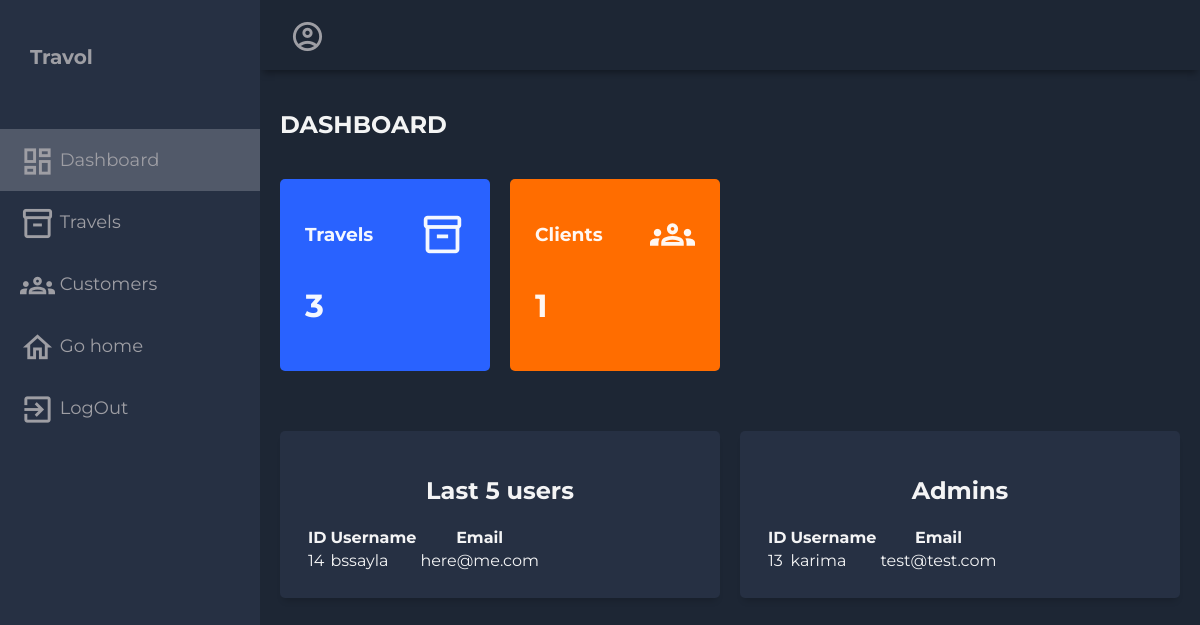
Before: /administrator/ with the older database file.
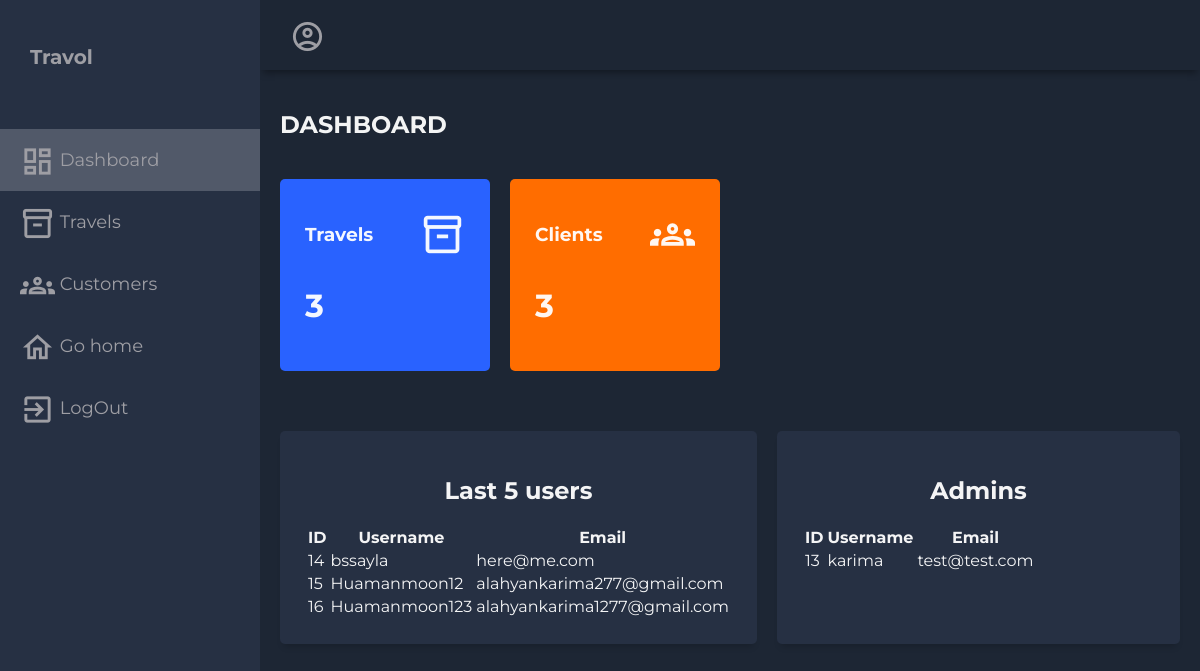
After: the same page with the newer database file.
### myfirstapp/models.py (models this page shows, shortened)
class CustomUser(AbstractUser):
    email = models.EmailField(unique=True)
    password = models.CharField(max_length=128)  # Use a more secure method for storing passwords
    birth_date = models.DateField(null=True, blank=True)
    groups = models.ManyToManyField(
        "auth.Group",
        related_name="customuser_set",
        blank=True,
        help_text="The groups this user belongs to. A user will get all permissions granted to each of their groups.",
        verbose_name="groups",
    )
    user_permissions = models.ManyToManyField(
        "auth.Permission",
        related_name="customuser_set",
        blank=True,
        help_text="Specific permissions for this user.",
        verbose_name="user permissions",
    )

### myfirstapp/views.py (the view)
# urls.py: path('administrator/', administrator_dashboard, name='administrator_dashboard'),
def administrator_dashboard(request):
    username = request.user.username
    last_five_users = get_user_model().objects.filter(is_superuser=False)[:5]
    all_admins = get_user_model().objects.filter(is_superuser=True)
    num_travels = Travel.objects.count()
    num_users = get_user_model().objects.filter(is_superuser=False).count()
    context = {
        'last_five_users': last_five_users,
        'all_admins': all_admins,
        'num_travels': num_travels,
        'num_users': num_users,
        'username': username,
    }
    return render(request, 'myfirstapp/administrateur.html', context)

### myfirstapp/templates/myfirstapp/administrateur.html (shortened to what this page needs)
<!DOCTYPE html>
<html lang="en">
  <head>
  </head>
  <body>
    <div class="grid-container">
      <header class="header">
        <div class="header-right">
          <span class="material-icons-outlined">account_circle</span>
        </div>
      </header>
      <aside id="sidebar">
        <div class="sidebar-title">
          <div class="sidebar-brand">
           Travol
          </div>
        </div>
        <ul class="sidebar-list">
          <li class="sidebar-list-item" id="aa">
            <a href="#" target="_blank">
              <span class="material-icons-outlined">dashboard</span> Dashboard
            </a>
          </li>
          <li class="sidebar-list-item">
            <a href="#" target="_blank">
              <span class="material-icons-outlined">inventory_2</span> Travels
            </a>
          </li>
          <li class="sidebar-list-item">
            <a href="#" target="_blank">
              <span class="material-icons-outlined">groups</span> Customers
            </a>
          </li>
          <li class="sidebar-list-item">
            <a href="{% url 'home_page' %}" target="_blank">
                <span class="material-icons-outlined">home</span> Go home
            </a>
        </li>
        <li class="sidebar-list-item">
            <a href="{% url 'logout_view' %}" target="_blank">
                <span class="material-icons-outlined">exit_to_app</span> LogOut
            </a>
        </li>
        </ul>
      </aside>
      <main class="main-container">
        <div class="main-title">
          <h2>DASHBOARD</h2>
        </div>
        <div class="main-cards">
          <div class="card">
            <div class="card-inner">
              <h3>Travels</h3>
              <span class="material-icons-outlined">inventory_2</span>
            </div>
            <h1>{{ num_travels }}</h1>
          </div>
          <div class="card">
            <div class="card-inner">
              <h3>Clients</h3>
              <span class="material-icons-outlined">groups</span>
            </div>
            <h1>{{ num_users }}</h1>
          </div>
        </div>
        <div class="charts">
          <div class="charts-card">
            <h2 class="chart-title">Last 5 users</h2>
            <table class="table">
                <thead>
                    <tr>
                        <th>ID</th>
                        <th>Username</th>
                        <th>Email</th>
                    </tr>
                </thead>
                <tbody>
                    {% for user in last_five_users %}
                        <tr>
                            <td>{{ user.id }}</td>
                            <td>{{ user.username }}</td>
                            <td>{{ user.email }}</td>
                        </tr>
                    {% endfor %}
                </tbody>
            </table>
        </div>
   <div class="charts-card">
          <h2 class="chart-title">Admins</h2>
          <div class="row">
            <table class="table">
            <thead>
                <tr>
                    <th>ID</th>
                    <th>Username</th>
                    <th>Email</th>
                </tr>
            </thead>
            <tbody>
                {% for admin in all_admins %}
                    <tr>
                        <td>{{ admin.id }}</td>
                        <td>{{ admin.username }}</td>
                        <td>{{ admin.email }}</td>
                    </tr>
                {% endfor %}
            </tbody></table>
          </div>
      </div>
        </div>
      </main>
    </div>
  </body>
</html>

### myfirstapp/templates/myfirstapp/administrateur.html (style rules this page uses)
body { margin: 0; padding: 0; background-color: #1d2634; color: #9e9ea4; font-family: 'Montserrat', sans-serif; }
.material-icons-outlined { vertical-align: middle; line-height: 1px; font-size: 35px; }
.grid-container { display: grid; grid-template-columns: 260px 1fr 1fr 1fr; grid-template-rows: 0.2fr 3fr; grid-template-areas: 'sidebar header header header' 'sidebar main main main'; height: 100vh; }
.header { grid-area: header; height: 70px; display: flex; align-items: center; justify-content: space-between; padding: 0 30px 0 30px; box-shadow: 0 6px 7px -3px rgba(0, 0, 0, 0.35); }
#sidebar { grid-area: sidebar; height: 100%; background-color: #263043; overflow-y: auto; transition: all 0.5s; -webkit-transition: all 0.5s; }
.sidebar-title { display: flex; justify-content: space-between; align-items: center; padding: 30px 30px 30px 30px; margin-bottom: 30px; }
.sidebar-brand { margin-top: 15px; font-size: 20px; font-weight: 700; }
.sidebar-list { padding: 0; margin-top: 15px; list-style-type: none; }
.sidebar-list-item { padding: 20px 20px 20px 20px; font-size: 18px; }
#aa { background-color: rgba(255, 255, 255, 0.2); }
.sidebar-list-item > a { text-decoration: none; color: #9e9ea4; }
.main-container { grid-area: main; overflow-y: auto; padding: 20px 20px; color: rgba(255, 255, 255, 0.95); }
.main-title { display: flex; justify-content: space-between; }
.main-cards { display: grid; grid-template-columns: 1fr 1fr 1fr 1fr; gap: 20px; margin: 20px 0; }
.card { display: flex; flex-direction: column; justify-content: space-around; padding: 25px; border-radius: 5px; }
.card:first-child { background-color: #2962ff; }
.card:nth-child(2) { background-color: #ff6d00; }
.card-inner { display: flex; align-items: center; justify-content: space-between; }
.card-inner > .material-icons-outlined { font-size: 45px; }
.charts { display: grid; grid-template-columns: 1fr 1fr; gap: 20px; margin-top: 60px; }
.charts-card { background-color: #263043; margin-bottom: 20px; padding: 25px; box-sizing: border-box; -webkit-column-break-inside: avoid; border-radius: 5px; box-shadow: 0 6px 7px -4px rgba(0, 0, 0, 0.2); }
.chart-title { display: flex; align-items: center; justify-content: center; }

Changed rows visible on the page:
added CustomUser: id "15", username "Huamanmoon12", email "alahyankarima277@gmail.com", shown under "Last 5 users"
added CustomUser: id "16", username "Huamanmoon123", email "alahyankarima1277@gmail.com", shown under "Last 5 users"
Other visible differences:
{{ num_users }}: "1" → "3"
